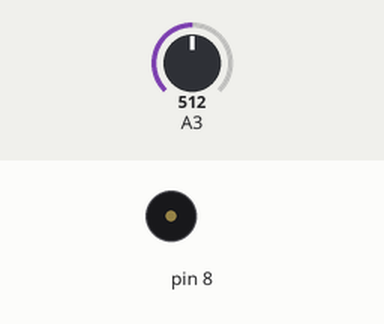
The sketch below on a simulated Arduino Uno, built with avr-gcc and run on an emulated ATmega328P. Shown: buzzer (waves = sounding). Inputs (shaded band) come from the test bench; at power-on: A3 = 512.

Above: at 0.05 s.
Timing chart, 0 to 3.0 s (numbered marks = the images above):
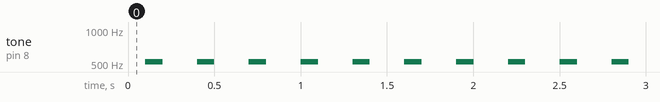

The sketch:

week10_3_arduino_analogRead_A3.ino
```cpp
//week10_3_arduino_analogRead_A3
//把joystick的Y的線,經由麵包版幫忙,接到MakerUNO pin3
//不能接其他的,因為要接有~小蟲符號,代表analog訊號
void setup() {
  pinMode(2, INPUT_PULLUP);
  //pinMode(3,INPUT);//小蟲符號,代表analog訊號
  pinMode(8,OUTPUT);//發出聲音

}

void loop() {
  int now = analogRead(3);
  if( now > 800 ){ //變高
    tone(8,523,100);//發出523的DO
    delay(100);
    tone(8,784,100);//發出784的SO
    delay(200);//等久一點
  }else if( now < 200 )//變低
    tone(8,784,100);//發出784的SO
    delay(100);
    tone(8,523,100);//發出784的DO
    delay(200);
}
```

Measured:
- by itself, tone on pin 8: alternates 523 Hz for 0.10 s and silent for 0.20 s
